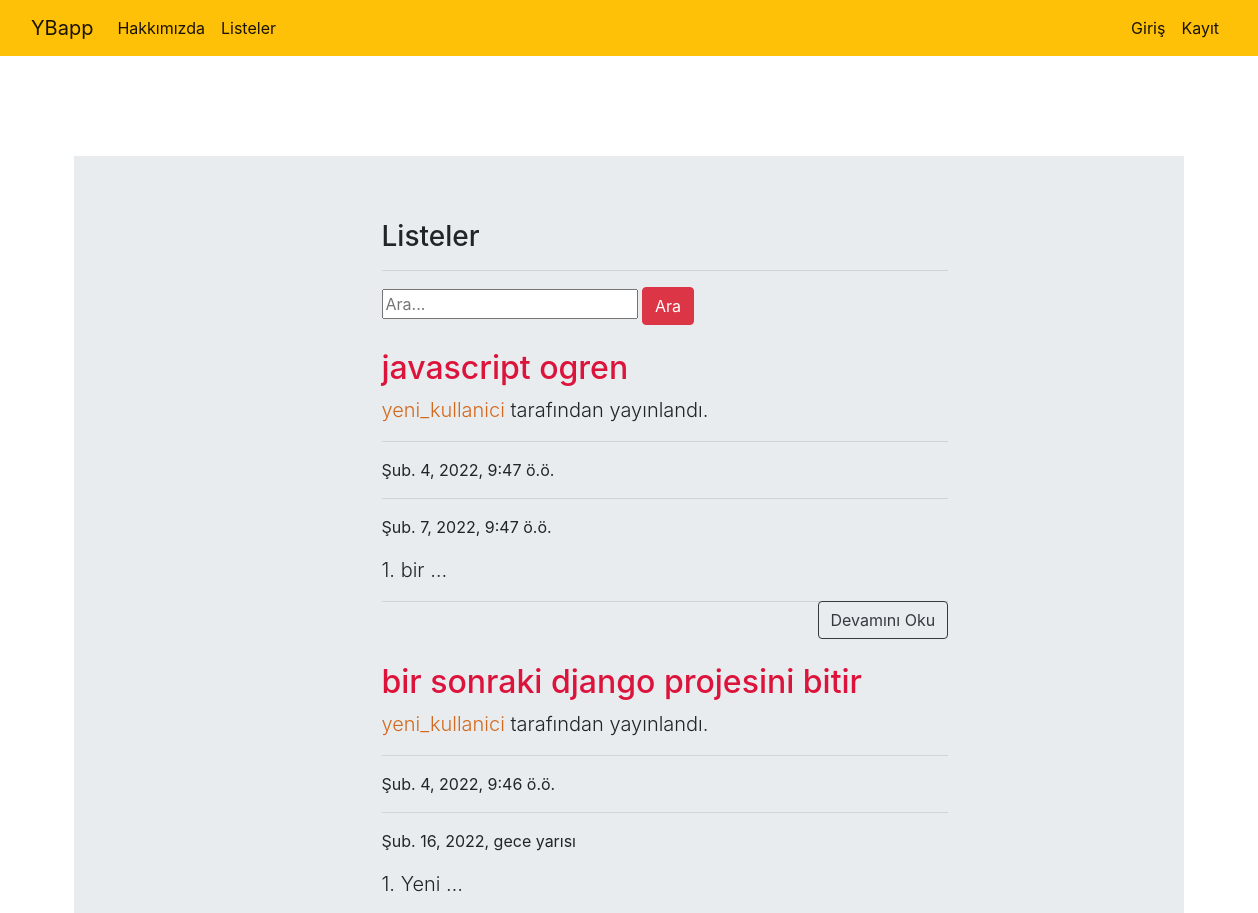
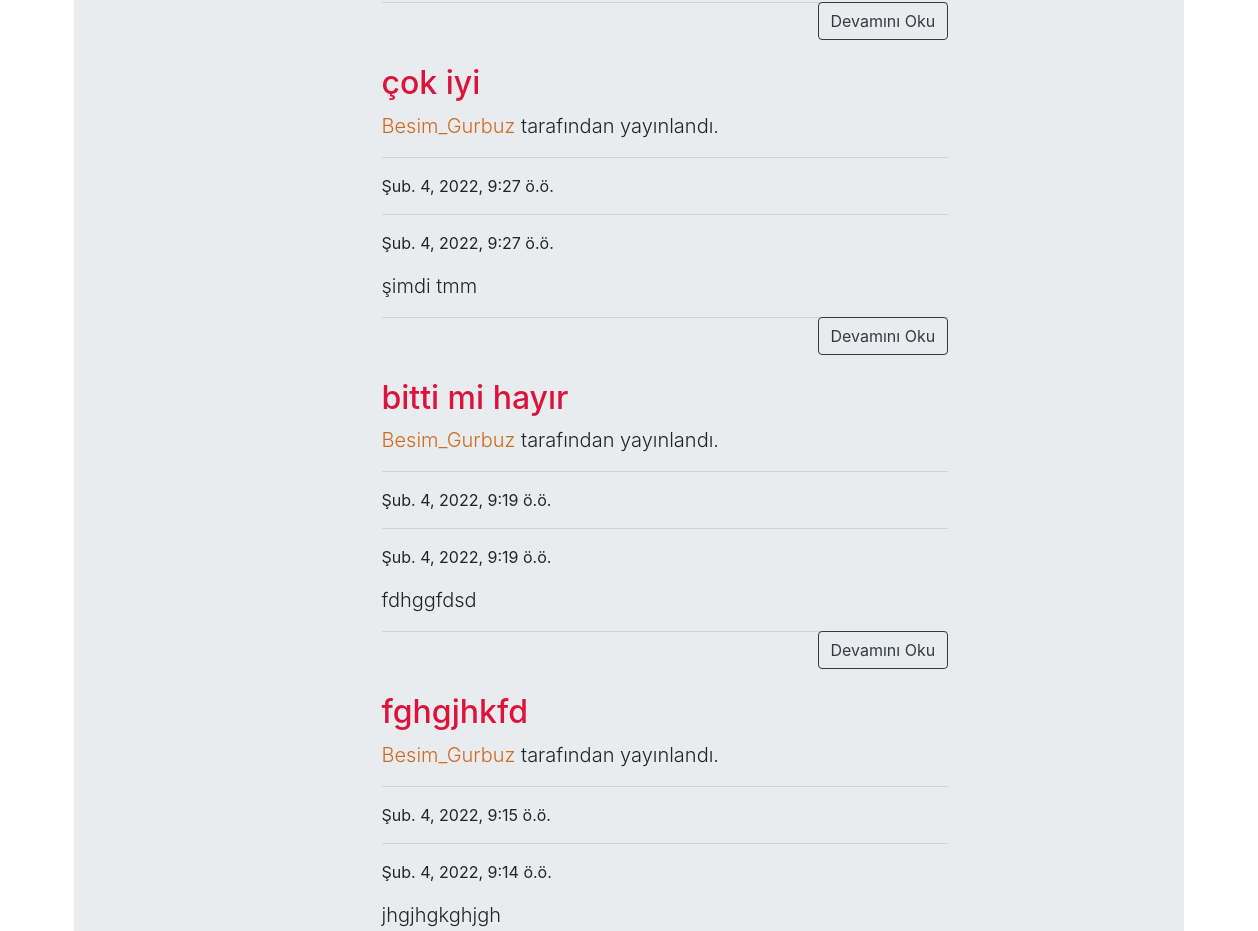
/yapbitirs/ (upper part), run on an earlier commit of the app's database (2 pictures, top to bottom).
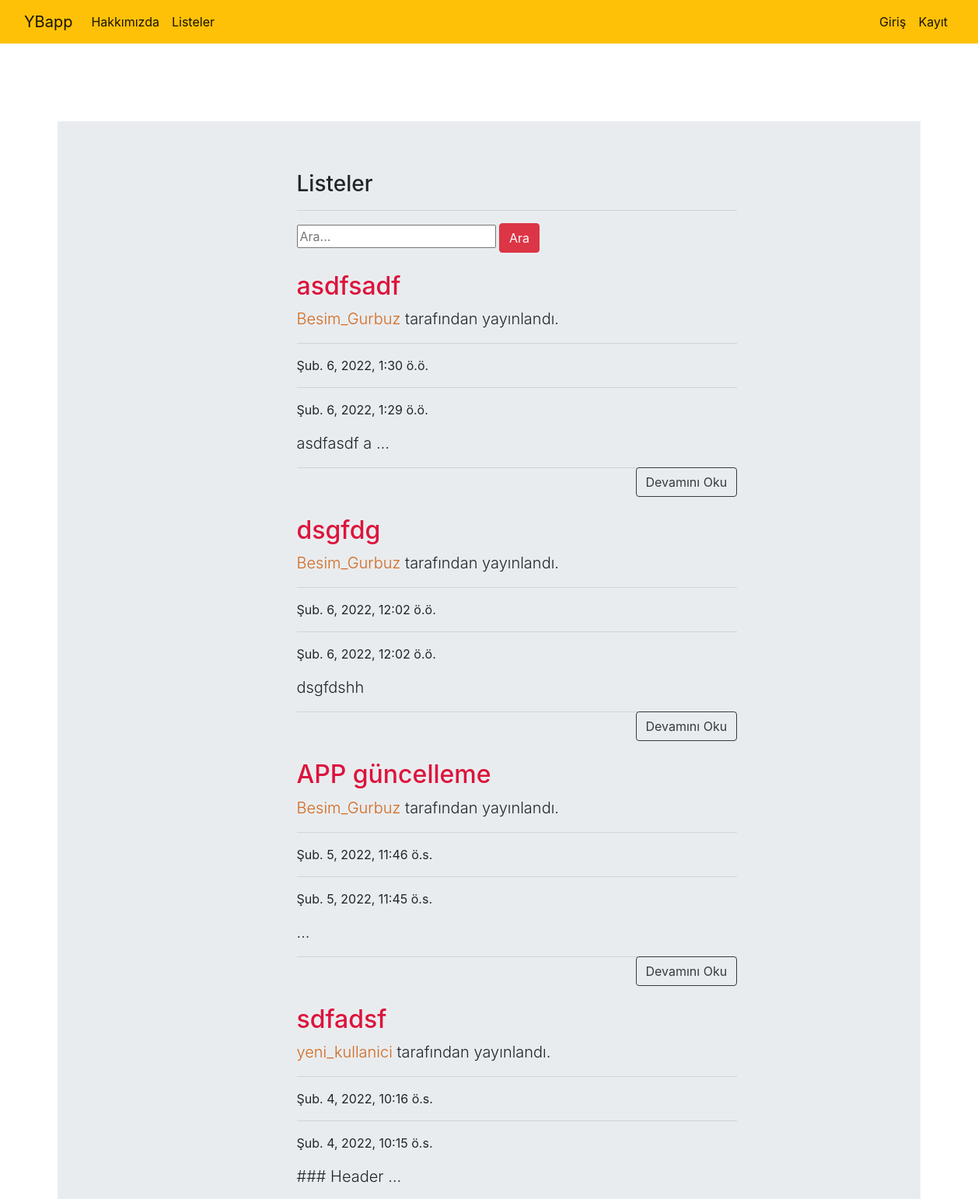
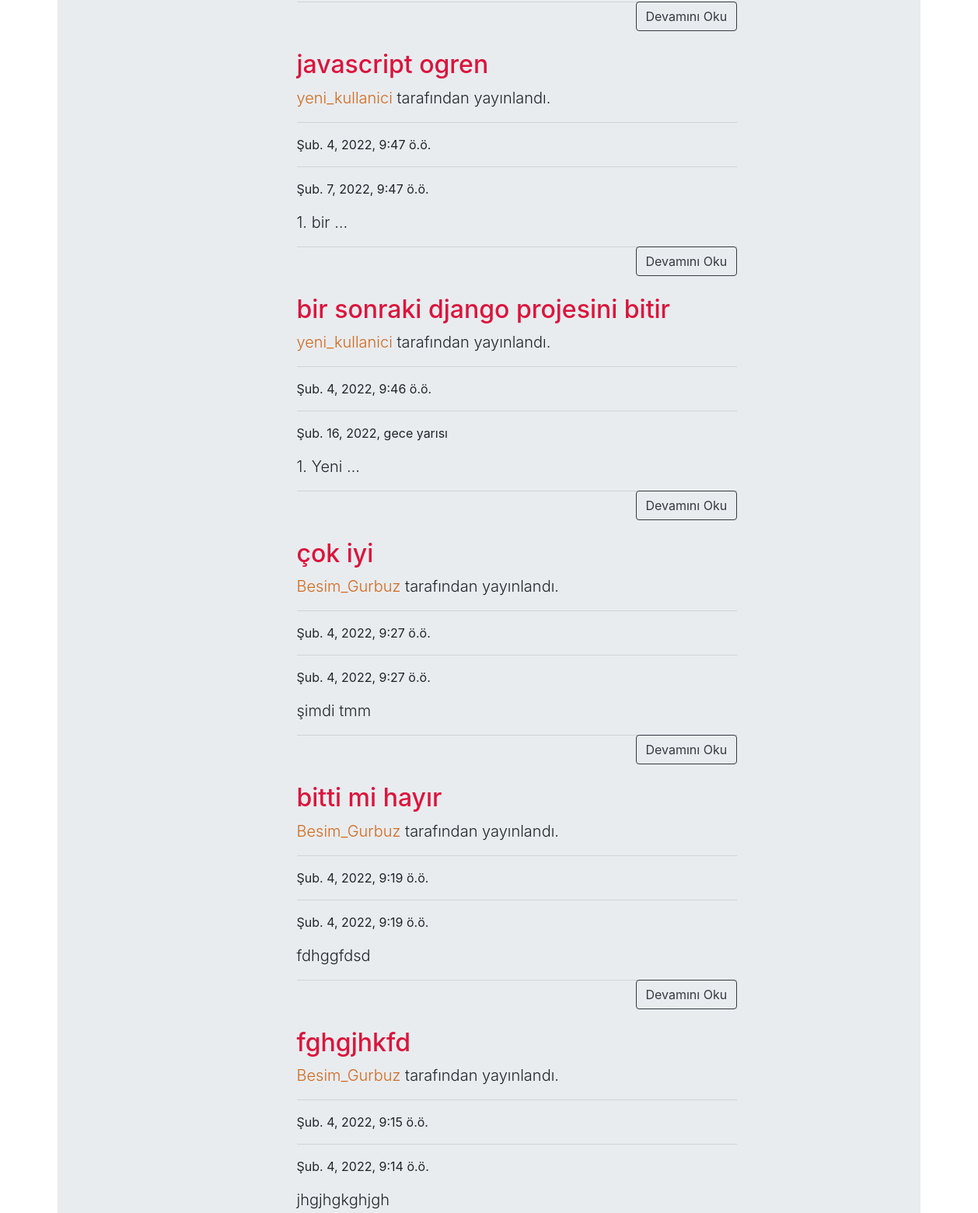
And on a later commit of the database (2 pictures, top to bottom).
### yapbitir/models.py (models this page shows, shortened)
class Yapbitir(models.Model):
    author = models.ForeignKey("auth.User",on_delete=models.CASCADE,verbose_name="User")
    title = models.CharField(max_length=100, verbose_name="Liste Adı")
    content = models.TextField(verbose_name="YapBtirler")
    finished = models.BooleanField(default=True,verbose_name="Tamamlandı")
    created_date = models.DateTimeField(auto_now_add=True, verbose_name="Oluşturulan Tarihi")
    dateline = models.DateTimeField(default=datetime.now,blank=True)
    class Meta:
        ordering = ['-created_date']

### yapbitir/views.py (the view)
# urls.py: path('yapbitirs/', include("yapbitir.urls")),
def yapbitirs(request):
    keyword = request.GET.get("keyword")
    if keyword:
        yapbitirs = Yapbitir.objects.filter(title__contains = keyword)
        return render(request,"yapbitirs.html", {"yapbitirs" : yapbitirs})
    yapbitirs = Yapbitir.objects.all()
    return render(request, "yapbitirs.html", {"yapbitirs" : yapbitirs})

### templates/yapbitirs.html (shortened to what this page needs)
{% extends "layout.html" %}
{% block body %}
<div class="jumbotron jumbotron-fluid">
  <div class="container">
   <div class="row">
    <div class="col-md-10 offset-md-3">
        <div class="col-lg-8">
        <h3>Listeler</h3>
        <hr>
        </div>
    </div>
   </div>
<div class ="row">
    <div class="col-md-10 offset-md-3">
        <div class="col-lg-8">
            <form>
                <input type="text" name = "keyword" class="input-sm" maxlength="64" placeholder="Ara...">
              <button type="submit" class="btn btn-danger">Ara</button>
            </form>
      </div>
    </div>
</div>
{% if yapbitirs %}
{% for yapbitir in yapbitirs %}
<div class="row">
   <div class="col-md-10 offset-md-3">
    <div class="col-lg-8">
    <a style="color: crimson;" href="{% url 'yapbitir:detail' yapbitir.id %}" ><h2 class="mt-4">{{yapbitir.title}}</h2></a>
      <p class="lead">
        <a style="color: chocolate;" href="{% url 'yapbitir:detail' yapbitir.id %}" >{{yapbitir.author.username}}</a> tarafından yayınlandı.
      </p>
      <hr>
      <p>{{yapbitir.created_date}}</p>
      <hr>
      <p>{{yapbitir.dateline}}</p>
      <p class="lead">
          {{yapbitir.content|safe|truncatewords:2}}
      </p>
      <a style="float: right;" href="{% url 'yapbitir:detail' yapbitir.id %}" class = "btn btn-outline-dark">Devamını Oku</a>
      <hr>
        </div>
      </div>
  </div>
{% endfor %}
{% endif %}
{% endblock body %}

What changed in the data, as far as the page shows it:
added Yapbitir: title "asdfsadf", author.username "Besim_Gurbuz", created_date "Şub. 6, 2022, 1:30 ö.ö.", dateline "Şub. 6, 2022, 1:29 ö.ö.", content "asdfasdf a …"
added Yapbitir: title "dsgfdg", author.username "Besim_Gurbuz", created_date "Şub. 6, 2022, 12:02 ö.ö.", dateline "Şub. 6, 2022, 12:02 ö.ö.", content "dsgfdshh"
added Yapbitir: title "APP güncelleme", author.username "Besim_Gurbuz", created_date "Şub. 5, 2022, 11:46 ö.s.", dateline "Şub. 5, 2022, 11:45 ö.s.", content "…"
added Yapbitir: title "sdfadsf", author.username "yeni_kullanici", created_date "Şub. 4, 2022, 10:16 ö.s.", dateline "Şub. 4, 2022, 10:15 ö.s.", content "### Header …"
